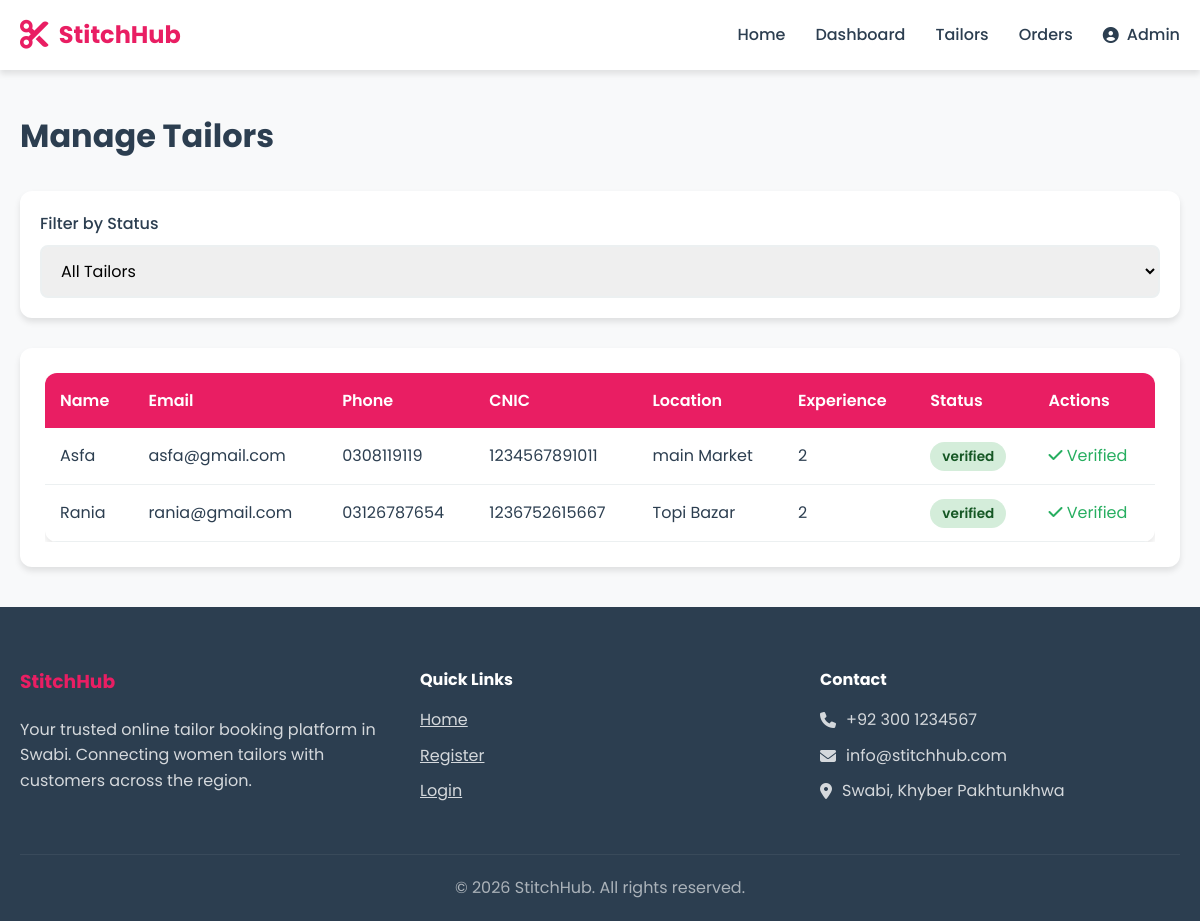
The page /admin/tailors (signed in) on the database its author committed.
### models.py (models this page shows, shortened)
class User(db.Model, UserMixin):
    __tablename__ = 'users'
    id = db.Column(db.Integer, primary_key=True, autoincrement=True)
    name = db.Column(db.String(100), nullable=False)
    email = db.Column(db.String(100), nullable=False, unique=True)
    password = db.Column(db.String(255), nullable=False)
    role = db.Column(db.String(20), nullable=False, default='customer')
    phone = db.Column(db.String(20))
    phone_verified = db.Column(db.Boolean, default=False)
    is_verified = db.Column(db.Boolean, default=False)
    address = db.Column(db.Text)
    bio = db.Column(db.Text)
    profile_pic = db.Column(db.String(255), default='default.png')
    is_active = db.Column(db.Boolean, default=True)
    created_at = db.Column(db.DateTime, default=datetime.utcnow)
    updated_at = db.Column(db.DateTime, default=datetime.utcnow, onupdate=datetime.utcnow)
    orders_placed = db.relationship('Order', foreign_keys='Order.customer_id', lazy='dynamic')
    orders_received = db.relationship('Order', foreign_keys='Order.tailor_id', lazy='dynamic')
    measurements = db.relationship('Measurement', lazy='dynamic')
    tailor_profile = db.relationship('TailorProfile', backref='user', uselist=False)

class TailorProfile(db.Model):
    __tablename__ = 'tailor_profiles'
    id = db.Column(db.Integer, primary_key=True, autoincrement=True)
    user_id = db.Column(db.Integer, db.ForeignKey('users.id', ondelete='CASCADE'), nullable=False, unique=True)
    cnic = db.Column(db.String(20))
    experience = db.Column(db.String(50))
    location = db.Column(db.String(100))
    gender = db.Column(db.String(20), default='female')
    bio = db.Column(db.Text)
    verification_status = db.Column(db.String(20), default='pending')
    cnic_image = db.Column(db.String(255))
    created_at = db.Column(db.DateTime, default=datetime.utcnow)
    updated_at = db.Column(db.DateTime, default=datetime.utcnow, onupdate=datetime.utcnow)

### app/routes/admin.py (the view)
@admin_bp.route('/tailors')
@login_required
@admin_required
def tailors():
    status = request.args.get('status')
    query = User.query.join(TailorProfile).filter(User.role == 'tailor')
    if status:
        query = query.filter(TailorProfile.verification_status == status)
    tailors = query.all()
    return render_template('admin/tailors.html', tailors=tailors, status=status)

### templates/admin/tailors.html (shortened to what this page needs)
{% extends "base.html" %}
{% block content %}
<div class="container">
    <div class="dashboard-header">
        <h1>Manage Tailors</h1>
    </div>
    <div class="filters">
        <form method="GET" action="{{ url_for('admin.tailors') }}">
            <div class="form-group">
                <label for="status">Filter by Status</label>
                <select id="status" name="status" class="form-control" onchange="this.form.submit()">
                    <option value="">All Tailors</option>
                </select>
            </div>
        </form>
    </div>
    <div class="card">
        {% if tailors %}
        <div class="table-container">
            <table>
                <thead>
                    <tr>
                        <th>Name</th>
                        <th>Email</th>
                        <th>Phone</th>
                        <th>CNIC</th>
                        <th>Location</th>
                        <th>Experience</th>
                        <th>Status</th>
                        <th>Actions</th>
                    </tr>
                </thead>
                <tbody>
                    {% for tailor in tailors %}
                    {% set profile = tailor.tailor_profile %}
                    <tr>
                        <td>{{ tailor.name }}</td>
                        <td>{{ tailor.email }}</td>
                        <td>{{ tailor.phone }}</td>
                        <td>{{ profile.cnic if profile else 'N/A' }}</td>
                        <td>{{ profile.location if profile else 'N/A' }}</td>
                        <td>{{ profile.experience if profile else 'N/A' }}</td>
                        <td>
                            <span class="badge badge-{{ profile.verification_status if profile else 'pending' }}">{{ profile.verification_status if profile else 'pending'|title }}</span>
                        </td>
                        <td>
                            {% if profile and profile.verification_status == 'pending' %}
                            <a href="{{ url_for('admin.verify_tailor', user_id=tailor.id) }}" class="btn btn-success btn-sm">Verify</a>
                            <a href="{{ url_for('admin.reject_tailor', user_id=tailor.id) }}" class="btn btn-danger btn-sm" onclick="return confirm('Reject this tailor?')">Reject</a>
                            {% elif profile and profile.verification_status == 'verified' %}
                            <span class="text-success"><i class="fas fa-check"></i> Verified</span>
                            {% elif profile and profile.verification_status == 'rejected' %}
                            <span class="text-danger"><i class="fas fa-times"></i> Rejected</span>
                            {% endif %}
                        </td>
                    </tr>
                    {% endfor %}
                </tbody>
            </table>
        </div>
        {% else %}
        <div class="empty-state">
            <i class="fas fa-user-tailor"></i>
            <p>No tailors found.</p>
        </div>
        {% endif %}
    </div>
</div>
{% endblock %}

### templates/base.html (shortened to what this page needs)
<!DOCTYPE html>
<html lang="en">
<head>
    <link rel="stylesheet" href="{{ url_for('static', filename='css/style.css') }}">
    <link rel="stylesheet" href="https://cdnjs.cloudflare.com/ajax/libs/font-awesome/6.4.0/css/all.min.css">
</head>
<body>
    <nav class="navbar">
        <div class="container">
            <div class="logo">
                <i class="fas fa-scissors"></i>
                <span>StitchHub</span>
            </div>
            <ul class="nav-links">
                <li><a href="{{ url_for('index') }}">Home</a></li>
                {% if current_user.is_authenticated %}
                    {% if current_user.role == 'admin' %}
                        <li><a href="{{ url_for('admin.dashboard') }}">Dashboard</a></li>
                        <li><a href="{{ url_for('admin.tailors') }}">Tailors</a></li>
                        <li><a href="{{ url_for('admin.orders') }}">Orders</a></li>
                    {% elif current_user.role == 'tailor' %}
                        <li><a href="{{ url_for('tailor.dashboard') }}">Dashboard</a></li>
                        <li><a href="{{ url_for('tailor.designs') }}">Designs</a></li>
                        <li><a href="{{ url_for('tailor.orders') }}">Orders</a></li>
                    {% else %}
                        <li><a href="{{ url_for('customer.dashboard') }}">Dashboard</a></li>
                        <li><a href="{{ url_for('customer.tailors') }}">Find Tailors</a></li>
                        <li><a href="{{ url_for('customer.measurements') }}">Measurements</a></li>
                    {% endif %}
                    <li class="user-menu">
                        <a href="#" class="user-toggle">
                            <i class="fas fa-user-circle"></i> {{ current_user.name }}
                        </a>
                    </li>
                {% else %}
                    <li><a href="{{ url_for('auth.login') }}">Login</a></li>
                    <li><a href="{{ url_for('auth.register') }}" class="btn btn-primary">Register</a></li>
                {% endif %}
            </ul>
        </div>
    </nav>
    <main>
        {% block content %}{% endblock %}
    </main>
    <footer class="footer">
        <div class="container">
            <div class="footer-content">
                <div class="footer-section">
                    <h3>StitchHub</h3>
                    <p>Your trusted online tailor booking platform in Swabi. Connecting women tailors with customers across the region.</p>
                </div>
                <div class="footer-section">
                    <h4>Quick Links</h4>
                    <ul>
                        <li><a href="{{ url_for('index') }}">Home</a></li>
                        <li><a href="{{ url_for('auth.register') }}">Register</a></li>
                        <li><a href="{{ url_for('auth.login') }}">Login</a></li>
                    </ul>
                </div>
                <div class="footer-section">
                    <h4>Contact</h4>
                    <p><i class="fas fa-phone"></i> +92 300 1234567</p>
                    <p><i class="fas fa-envelope"></i> info@stitchhub.com</p>
                    <p><i class="fas fa-map-marker-alt"></i> Swabi, Khyber Pakhtunkhwa</p>
                </div>
            </div>
            <div class="footer-bottom">
                <p>&copy; 2026 StitchHub. All rights reserved.</p>
            </div>
        </div>
    </footer>
</body>
</html>

### static/css/style.css (style rules this page uses)
:root { --primary-color: #e91e63; --primary-dark: #c2185b; --primary-light: #fce4ec; --secondary-color: #2c3e50; --accent-color: #ff6b6b; --success-color: #27ae60; --warning-color: #f39c12; --danger-color: #e74c3c; --info-color: #3498db; --light-color: #ecf0f1; --dark-color: #2c3e50; --gray-color: #95a5a6; --white: #ffffff; --shadow: 0 4px 6px rgba(0, 0, 0, 0.1); --shadow-lg: 0 10px 25px rgba(0, 0, 0, 0.15); --transition: all 0.3s ease; }
* { margin: 0; padding: 0; box-sizing: border-box; }
body { font-family: 'Poppins', sans-serif; background-color: #f8f9fa; color: var(--secondary-color); line-height: 1.6; min-height: 100vh; display: flex; flex-direction: column; }
.container { max-width: 1200px; margin: 0 auto; padding: 0 20px; }
.navbar { background: var(--white); box-shadow: var(--shadow); position: sticky; top: 0; z-index: 1000; }
.navbar .container { display: flex; justify-content: space-between; align-items: center; height: 70px; }
.logo { display: flex; align-items: center; gap: 10px; font-size: 1.5rem; font-weight: 700; color: var(--primary-color); }
.logo i { font-size: 1.8rem; }
.nav-links { display: flex; list-style: none; align-items: center; gap: 30px; }
.nav-links a { text-decoration: none; color: var(--secondary-color); font-weight: 500; transition: var(--transition); }
.user-menu { position: relative; }
.user-toggle { display: flex; align-items: center; gap: 8px; cursor: pointer; }
main { flex: 1; padding: 40px 0; }
.card { background: var(--white); border-radius: 12px; box-shadow: var(--shadow); padding: 25px; transition: var(--transition); }
.form-group { margin-bottom: 20px; }
.form-group label { display: block; margin-bottom: 8px; font-weight: 500; color: var(--secondary-color); }
.form-control { width: 100%; padding: 12px 15px; border: 2px solid var(--light-color); border-radius: 8px; font-size: 1rem; font-family: inherit; transition: var(--transition); }
.dashboard-header { margin-bottom: 30px; }
.dashboard-header h1 { color: var(--secondary-color); margin-bottom: 10px; }
.table-container { overflow-x: auto; }
table { width: 100%; border-collapse: collapse; background: var(--white); border-radius: 12px; overflow: hidden; box-shadow: var(--shadow); }
thead { background: var(--primary-color); color: var(--white); }
th, td { padding: 15px; text-align: left; }
th { font-weight: 600; }
tbody tr { border-bottom: 1px solid var(--light-color); transition: var(--transition); }
.badge { padding: 5px 12px; border-radius: 20px; font-size: 0.85rem; font-weight: 600; }
.badge-verified { background: #d4edda; color: #155724; }
.filters { background: var(--white); padding: 20px; border-radius: 12px; margin-bottom: 30px; box-shadow: var(--shadow); }
.filters form { display: flex; gap: 15px; flex-wrap: wrap; align-items: end; }
.filters .form-group { margin-bottom: 0; flex: 1; min-width: 200px; }
.footer { background: var(--secondary-color); color: var(--white); padding: 60px 0 20px; margin-top: auto; }
.footer-content { display: grid; grid-template-columns: repeat(auto-fit, minmax(250px, 1fr)); gap: 40px; margin-bottom: 40px; }
.footer-section h3 { color: var(--primary-color); margin-bottom: 20px; }
.footer-section h4 { margin-bottom: 15px; }
.footer-section ul { list-style: none; }
.footer-section ul li { margin-bottom: 10px; }
.footer-section a { color: var(--white); opacity: 0.8; transition: var(--transition); }
.footer-section p { display: flex; align-items: center; gap: 10px; margin-bottom: 10px; opacity: 0.8; }
.footer-bottom { text-align: center; padding-top: 20px; border-top: 1px solid rgba(255, 255, 255, 0.1); opacity: 0.6; }
.text-success { color: var(--success-color); }

### rows shown on the page
User: name "Admin"
User: name "Asfa", email "asfa@gmail.com", phone "0308119119"
TailorProfile: cnic "1234567891011", location "main Market", experience "2", verification_status "verified"
User: name "Rania", email "rania@gmail.com", phone "03126787654"
TailorProfile: cnic "1236752615667", location "Topi Bazar", experience "2", verification_status "verified"
